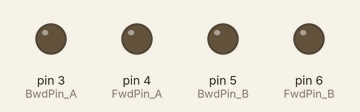
Simulated run of this sketch. Board: Arduino Uno, built with avr-gcc and run on an emulated ATmega328P. On the bench: output pins drawn as LEDs (lit = HIGH).

Above: at 0.1 s.
At 5.1 s:
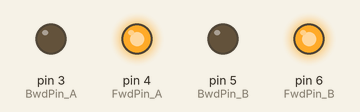
At 13.1 s:
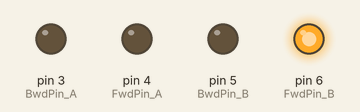
At 17.1 s:
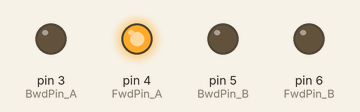
At 25.1 s:
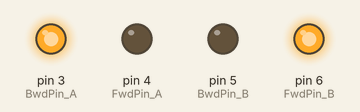
At 38.1 s:
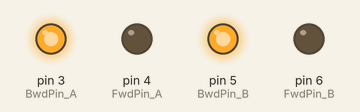
Timing chart, 0 to 39.6 s (numbered marks = the images above):
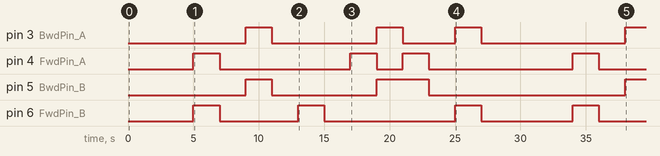

Measured:
- by itself, pin 3 (BwdPin_A): goes HIGH 2.0 s, LOW 8.0 s, HIGH 2.0 s, LOW 4.0 s, HIGH 2.0 s, LOW 11.0 s, then HIGH
- by itself, pin 4 (FwdPin_A): LOW → HIGH at 5.0 s, → LOW 2.0 s later, → HIGH 10.0 s later, → LOW 2.0 s later, … (8 changes in this stretch)
- by itself, pin 5 (BwdPin_B): goes HIGH 2.0 s, LOW 8.0 s, HIGH 4.0 s, LOW 15.0 s, then HIGH
- by itself, pin 6 (FwdPin_B): LOW → HIGH at 5.0 s, → LOW 2.0 s later, → HIGH 6.0 s later, → LOW 2.0 s later, … (8 changes in this stretch)

The sketch:

mx1508v3.ino
```cpp
const int FwdPin_A = 4;
const int BwdPin_A = 3;
const int FwdPin_B = 6;
const int BwdPin_B = 5;

int MaxSpd = 255;               // Скорость, значение 0-255
int delayVal = 2000;

void setup()
{
  pinMode(FwdPin_A, OUTPUT);    // Устанавливаем FwdPin_A как выход
  pinMode(BwdPin_A, OUTPUT);    // Устанавливаем BwdPin_A как выход
  pinMode(FwdPin_B, OUTPUT);    // Устанавливаем FwdPin_B как выход
  pinMode(BwdPin_B, OUTPUT);    // Устанавливаем BwdPin_B как выход
}

void loop()
{
  delay(5000);
  // Движение двигателями A и B вперед
  analogWrite(BwdPin_A, LOW);
  analogWrite(BwdPin_B, LOW);
  analogWrite(FwdPin_A, MaxSpd);
  analogWrite(FwdPin_B, MaxSpd);
  delay(2000);

  // стоп двигателей
  analogWrite(BwdPin_A, 0);
  analogWrite(BwdPin_B, 0);
  analogWrite(FwdPin_A, 0);
  analogWrite(FwdPin_B, 0);
  delay(2000);

  // Движение двигателями A и B назад
  analogWrite(BwdPin_A, MaxSpd);
  analogWrite(BwdPin_B, MaxSpd);
  analogWrite(FwdPin_A, LOW);
  analogWrite(FwdPin_B, LOW);
  delay(2000);

  // стоп двигателей
  analogWrite(BwdPin_A, 0);
  analogWrite(BwdPin_B, 0);
  analogWrite(FwdPin_A, 0);
  analogWrite(FwdPin_B, 0);
  delay(2000);

  // поворот направо
  analogWrite(FwdPin_A, LOW);
  analogWrite(BwdPin_A, LOW);
  analogWrite(FwdPin_B, MaxSpd);
  analogWrite(BwdPin_B, LOW);
  delay(2000);

 // стоп двигателей
  analogWrite(BwdPin_A, 0);
  analogWrite(BwdPin_B, 0);
  analogWrite(FwdPin_A, 0);
  analogWrite(FwdPin_B, 0);
  delay(2000);

  // поворот налево
  analogWrite(FwdPin_A, MaxSpd);
  analogWrite(BwdPin_A, LOW);
  analogWrite(FwdPin_B, LOW);
  analogWrite(BwdPin_B, LOW);
  delay(2000);

  // Движение двигателями A и B назад
  analogWrite(BwdPin_A, MaxSpd);
  analogWrite(BwdPin_B, MaxSpd);
  analogWrite(FwdPin_A, LOW);
  analogWrite(FwdPin_B, LOW);
  delay(2000);

  // вращение вправо
  analogWrite(FwdPin_A, MaxSpd);
  analogWrite(BwdPin_A, LOW);
  analogWrite(FwdPin_B, LOW);
  analogWrite(BwdPin_B, MaxSpd);
  delay(2000);

 // стоп двигателей
  analogWrite(BwdPin_A, 0);
  analogWrite(BwdPin_B, 0);
  analogWrite(FwdPin_A, 0);
  analogWrite(FwdPin_B, 0);
  delay(2000);


  // вращение влево
  // вращение вправо
  analogWrite(FwdPin_A, LOW);
  analogWrite(BwdPin_A, MaxSpd);
  analogWrite(FwdPin_B, MaxSpd);
  analogWrite(BwdPin_B, LOW);
  delay(2000);


 // стоп двигателей
  analogWrite(BwdPin_A, 0);
  analogWrite(BwdPin_B, 0);
  analogWrite(FwdPin_A, 0);
  analogWrite(FwdPin_B, 0);
  delay(2000);

/*


    delay(delayVal);
    analogWrite(FwdPin_A, LOW);
    analogWrite(FwdPin_B, LOW);
// Движение двигателями A и B назад
    analogWrite(BwdPin_A, MaxSpd);
    analogWrite(BwdPin_B, MaxSpd);
    analogWrite(FwdPin_A, LOW);
    analogWrite(FwdPin_B, LOW);
    delay(delayVal);
    analogWrite(BwdPin_A, LOW);
    analogWrite(BwdPin_B, LOW);
// Двигатель A вперед, B назад
    analogWrite(BwdPin_A, LOW);
    analogWrite(BwdPin_B, MaxSpd);
    analogWrite(FwdPin_A, MaxSpd);
    analogWrite(FwdPin_B, LOW);
    delay(delayVal);
    analogWrite(BwdPin_A, LOW);
    analogWrite(BwdPin_B, LOW);
    analogWrite(FwdPin_A, LOW);
    analogWrite(FwdPin_A, LOW);
// Двигатель A назад, B вперед
    analogWrite(BwdPin_A, MaxSpd);
    analogWrite(BwdPin_B, LOW);
    analogWrite(FwdPin_A, LOW);
    analogWrite(FwdPin_B, MaxSpd);
    delay(delayVal);
    analogWrite(BwdPin_A, LOW);
    analogWrite(BwdPin_B, LOW);
    analogWrite(FwdPin_A, LOW);
    analogWrite(FwdPin_A, LOW);
// Двигатели A и B холостой ход
    analogWrite(BwdPin_A, HIGH);
    analogWrite(BwdPin_B, HIGH);
    analogWrite(FwdPin_A, HIGH);
    analogWrite(FwdPin_A, HIGH);
    delay(delayVal);

    */
}
```
